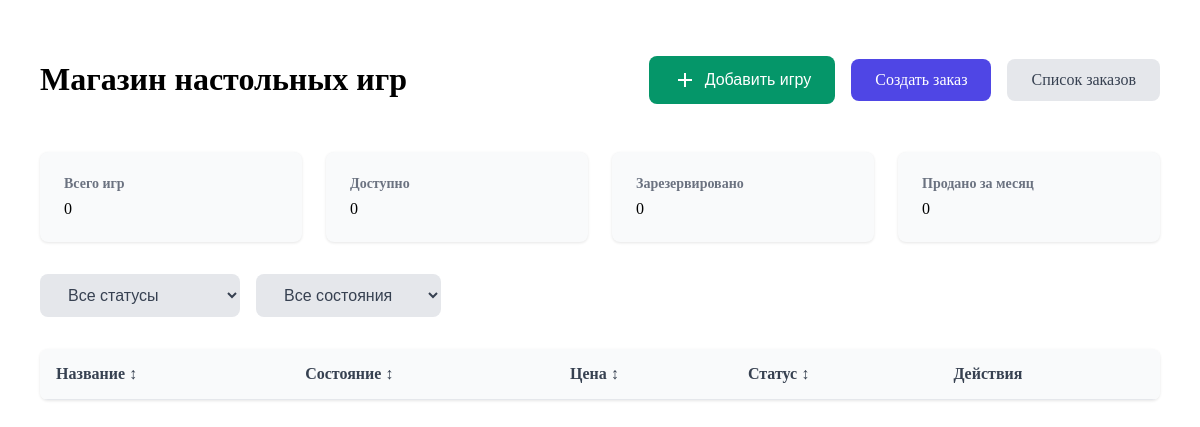
Before: / with the older database file.
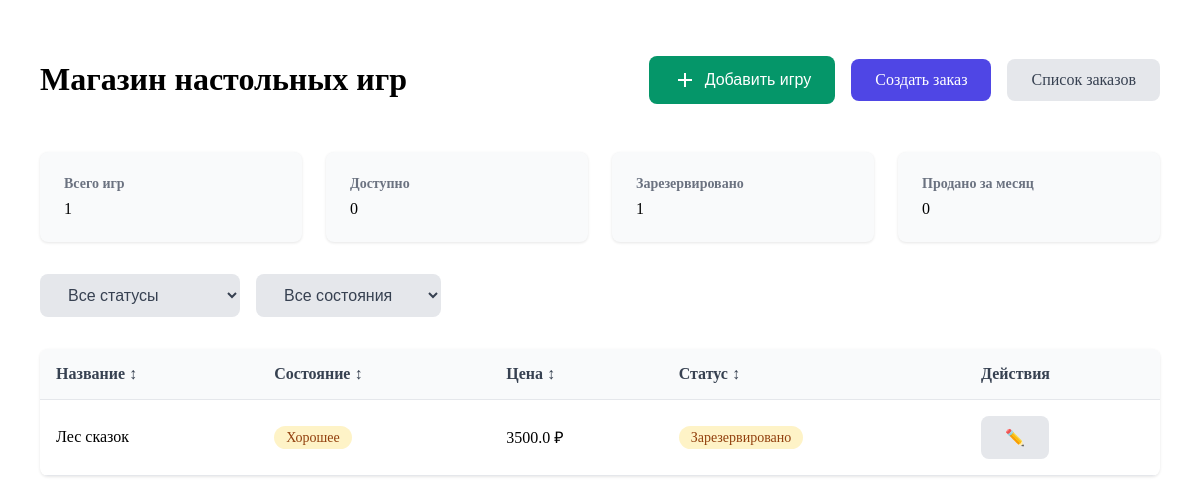
After: the same page with the newer database file.
### app.py (models this page shows)
class Game(db.Model):
    id = db.Column(db.Integer, primary_key=True)
    title = db.Column(db.String(100), nullable=False)
    condition = db.Column(db.String(50))  # состояние игры
    purchase_price = db.Column(db.Float)
    selling_price = db.Column(db.Float)
    date_added = db.Column(db.DateTime, default=datetime.utcnow)
    status = db.Column(db.String(20), default='available')  # available, sold, reserved
    notes = db.Column(db.Text)
    orders = db.relationship('Order', backref='game', lazy=True)

### app.py (the view)
@app.route('/')
def index():
    games = Game.query.all()
    return render_template('index.html', games=games)

### templates/index.html (shortened to what this page needs)
<!DOCTYPE html>
<html>
<head>
</head>
<body>
    <div class="container">
        <header class="header">
            <h1>Магазин настольных игр</h1>
            <nav class="nav-links">
                <button class="btn btn-add" onclick="openModal('quickAddModal')">
                    <svg class="icon" viewBox="0 0 24 24" width="24" height="24">
                        <path fill="currentColor" d="M19 13h-6v6h-2v-6H5v-2h6V5h2v6h6v2z" />
                    </svg>
                    Добавить игру
                </button>
                <a href="{{ url_for('create_order') }}" class="btn btn-primary">Создать заказ</a>
                <a href="{{ url_for('orders') }}" class="btn btn-secondary">Список заказов</a>
            </nav>
        </header>
        <div class="stats-container">
            <div class="stat-card">
                <h3>Всего игр</h3>
                {{ games|length }}
            </div>
            <div class="stat-card">
                <h3>Доступно</h3>
                {{ games|selectattr('status', 'equalto', 'available')|list|length }}
            </div>
            <div class="stat-card">
                <h3>Зарезервировано</h3>
                {{ games|selectattr('status', 'equalto', 'reserved')|list|length }}
            </div>
            <div class="stat-card">
                <h3>Продано за месяц</h3>
                {{ games|selectattr('status', 'equalto', 'sold')|list|length }}
            </div>
        </div>
        <div class="controls-container">
            <div class="search-container">
                <select class="btn btn-secondary" id="statusFilter">
                    <option value="">Все статусы</option>
                </select>
                <select class="btn btn-secondary" id="conditionFilter">
                    <option value="">Все состояния</option>
                </select>
            </div>
        </div>
        <div class="table-container">
            <table>
                <thead>
                    <tr>
                        <th>Название ↕</th>
                        <th>Состояние ↕</th>
                        <th>Цена ↕</th>
                        <th>Статус ↕</th>
                        <th>Действия</th>
                    </tr>
                </thead>
                <tbody>
                    {% for game in games %}
                    <tr>
                        <td>{{ game.title }}</td>
                        <td>
                            <span class="condition-badge condition-{{ game.condition }}">
                                {% if game.condition == 'new' %}Как новая
                                {% elif game.condition == 'very_good' %}Очень хорошее
                                {% elif game.condition == 'good' %}Хорошее
                                {% else %}Приемлемое{% endif %}
                            </span>
                        </td>
                        <td>{{ game.selling_price }} ₽</td>
                        <td>
                            <span class="status-badge status-{{ game.status }}">
                                {% if game.status == 'available' %}Доступно
                                {% elif game.status == 'reserved' %}Зарезервировано
                                {% else %}Продано{% endif %}
                            </span>
                        </td>
                        <td>
                            <button class="btn btn-secondary">✏️</button>
                        </td>
                    </tr>
                    {% endfor %}
                </tbody>
            </table>
        </div>
    </div>
</body>
</html>

Changed rows visible on the page:
added Game: title "Лес сказок", condition "Хорошее", selling_price "3500.0", status "Зарезервировано"
Other visible differences:
{{ games|length }}: "0" → "1"
{{ games|selectattr('status', 'equalto', 'reserved')|list|length }}: "0" → "1"
